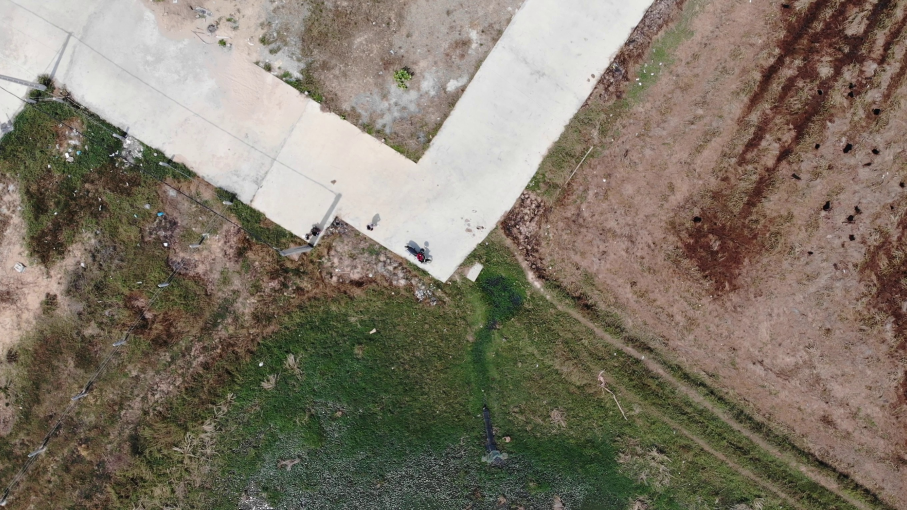
#> input picture 02-panorama-stitching/sample_data/images/image_0391.jpg, 2720 x 1530 px, found by its file name (shown at 1/3 size); its folder holds 4 pictures in this run
$ python stitcher.py
#> lines starting #> are read from the running program, lines starting #| are printed output that depends on the picture
"""
Sequential panorama stitching from a directory of images.

Images are stitched one at a time (rather than all at once) to keep
memory usage low, which matters for large drone-capture datasets. Each
pair is matched with ORB + a brute-force Hamming matcher, aligned with a
RANSAC-estimated homography, and warped into a shared canvas.
"""

import argparse
import gc
import os
from typing import Optional

import cv2
import numpy as np
import psutil

MAX_WIDTH = 1200  # Images wider than this are downscaled before matching.


def print_memory_status() -> None:
    mem = psutil.virtual_memory()
    print(f"[MEM] Available: {mem.available / (1024 ** 3):.2f} GB ({mem.available * 100 / mem.total:.1f}%)")


def resize_if_large(img: np.ndarray, max_width: int = MAX_WIDTH) -> np.ndarray:
    """Downscale `img` so its width does not exceed `max_width`."""
    h, w = img.shape[:2]
    if w <= max_width:
        return img
    scale = max_width / w
    return cv2.resize(img, (int(w * scale), int(h * scale)))


def warp_pair(base_img: np.ndarray, homography: np.ndarray, warp_img: np.ndarray) -> np.ndarray:
    """Warp `warp_img` by `homography` onto a canvas large enough to also hold `base_img`."""
    h1, w1 = base_img.shape[:2]
    h2, w2 = warp_img.shape[:2]

    corners_base = np.float32([[0, 0], [0, h1], [w1, h1], [w1, 0]]).reshape(-1, 1, 2)
    corners_warp = np.float32([[0, 0], [0, h2], [w2, h2], [w2, 0]]).reshape(-1, 1, 2)
    transformed_corners = cv2.perspectiveTransform(corners_warp, homography)

    all_corners = np.concatenate((corners_base, transformed_corners), axis=0)
    x_min, y_min = np.int32(all_corners.min(axis=0).ravel() - 0.5)
    x_max, y_max = np.int32(all_corners.max(axis=0).ravel() + 0.5)

    translation = np.array([[1, 0, -x_min], [0, 1, -y_min], [0, 0, 1]])
    canvas = cv2.warpPerspective(warp_img, translation.dot(homography), (x_max - x_min, y_max - y_min))
    canvas[-y_min:h1 - y_min, -x_min:w1 - x_min] = base_img
    return canvas


def stitch_pair(base_img: np.ndarray, next_img: np.ndarray, min_matches: int = 10) -> Optional[np.ndarray]:
    """
    Match `next_img` against `base_img` with ORB and stitch them together.
    Returns None if too few good matches are found to estimate a homography.
    """
    base_img = resize_if_large(base_img)
    next_img = resize_if_large(next_img)

    orb = cv2.ORB_create(nfeatures=2000)
    kp1, des1 = orb.detectAndCompute(base_img, None)
    kp2, des2 = orb.detectAndCompute(next_img, None)
    if des1 is None or des2 is None:
        return None

    matcher = cv2.BFMatcher(cv2.NORM_HAMMING)
    matches = matcher.knnMatch(des1, des2, k=2)
    good = [m for m, n in matches if m.distance < 0.75 * n.distance]

    if len(good) < min_matches:
        print(f"[WARN] Not enough matches ({len(good)}/{min_matches}), skipping this image.")
        return None

    src_pts = np.float32([kp1[m.queryIdx].pt for m in good]).reshape(-1, 1, 2)
    dst_pts = np.float32([kp2[m.trainIdx].pt for m in good]).reshape(-1, 1, 2)
    homography, _ = cv2.findHomography(src_pts, dst_pts, cv2.RANSAC, 5.0)
    if homography is None:
        return None

    return warp_pair(next_img, homography, base_img)


def stitch_directory(input_dir: str, output_dir: str, min_matches: int = 10, memory_guard_pct: float = 15.0) -> None:
    """Stitch every image in `input_dir` (sorted by filename) into a single panorama."""
#> called with input_dir = 'sample_data/images', output_dir = 'output', min_matches = 10, memory_guard_pct = 15
    if not os.path.isdir(input_dir):
        raise FileNotFoundError(f"Input directory not found: {input_dir}")

    file_list = sorted(f for f in os.listdir(input_dir) if not f.startswith("."))
    if not file_list:
        print("[INFO] No images to process.")
        return

    os.makedirs(output_dir, exist_ok=True)
    panorama = resize_if_large(cv2.imread(os.path.join(input_dir, file_list[0])))
#> in resize_if_large, `h, w = img.shape[:2]`: h = 1530; w = 2720
#> in resize_if_large, `scale = max_width / w`: scale = 0.441
#> in resize_if_large, `return cv2.resize(img, (int(w * scale), int(h * scale)))`:
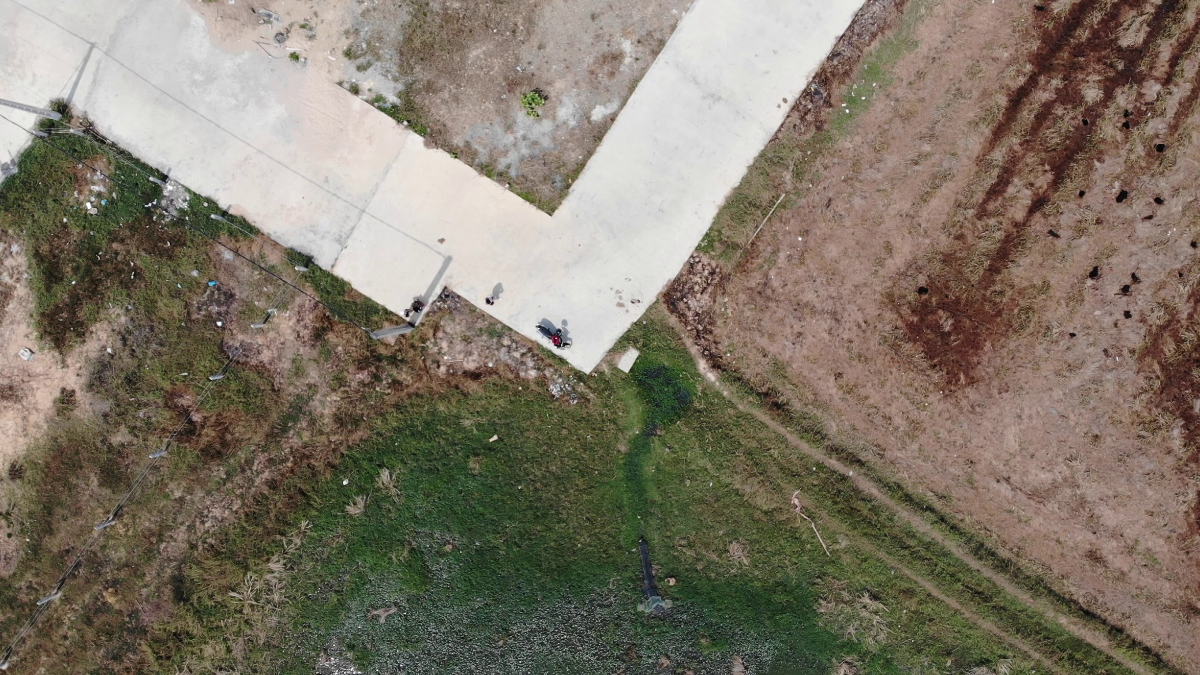
#> returned value: shape (675, 1200, 3); mean of channels 0, 1, 2 104, 118.6, 127.6; drawn as B, G, R

    for i, fname in enumerate(file_list[1:], start=1):
        print(f"[INFO] Stitching image {i + 1}/{len(file_list)}: {fname}")
        next_img = cv2.imread(os.path.join(input_dir, fname))
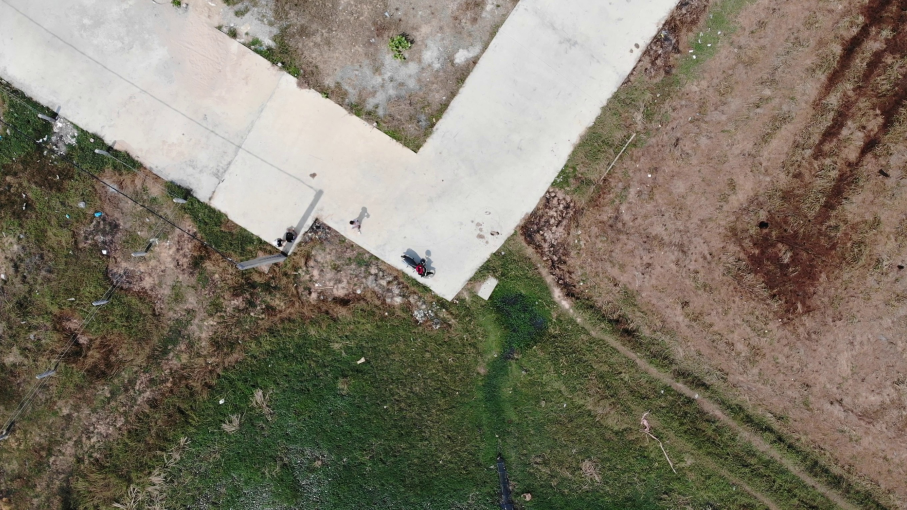
#> input picture 02-panorama-stitching/sample_data/images/image_0401.jpg, 2720 x 1530 px, found by its file name (shown at 1/3 size)
#> next_img is the input picture: shape (1530, 2720, 3); mean B, G, R 104.5, 120.1, 127.1

        result = stitch_pair(panorama, next_img, min_matches=min_matches)
#> call 3 of resize_if_large, with max_width = 1200
#> in resize_if_large (call 3), `return cv2.resize(img, (int(w * scale), int(h * scale)))`:
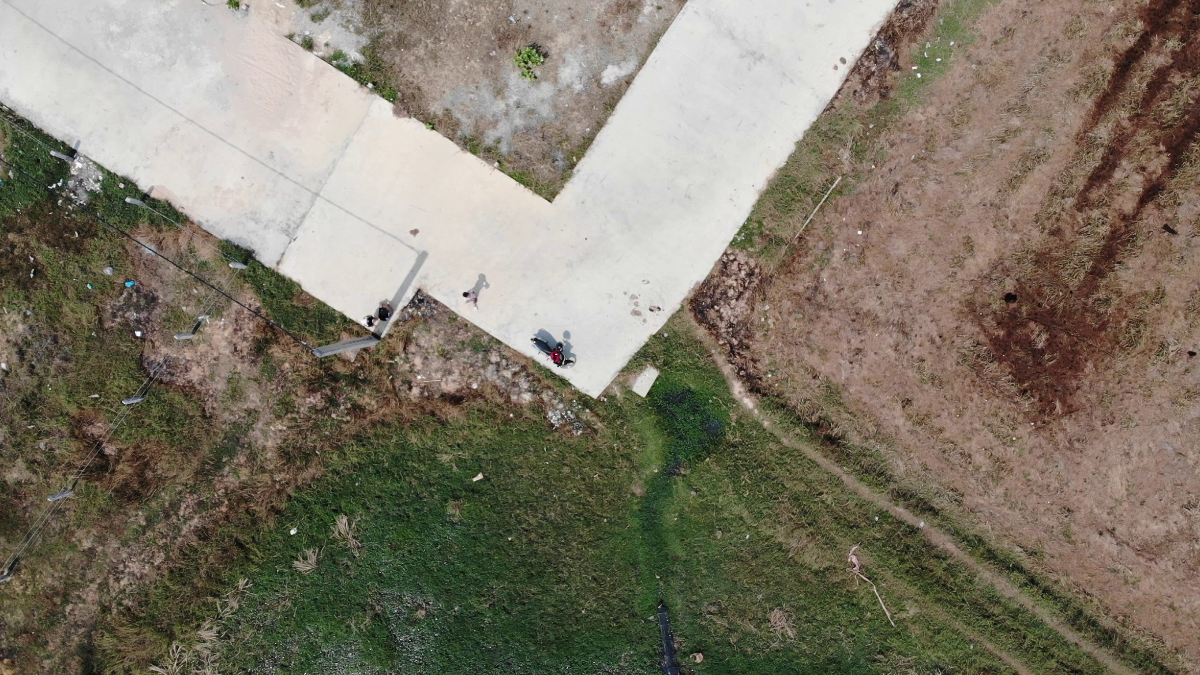
#> returned value: shape (675, 1200, 3); mean of channels 0, 1, 2 104.4, 120, 127; drawn as B, G, R
#> in stitch_pair, `kp1, des1 = orb.detectAndCompute(base_img, None)`: kp1 = 2000 keypoints; strongest (x, y, size): (219, 324, 31), (218, 322, 31), (487, 300, 37.2), (487, 302, 31)
#> in stitch_pair, `kp2, des2 = orb.detectAndCompute(next_img, None)`: kp2 = 2000 keypoints; strongest (x, y, size): (464, 294, 31), (138, 334, 37.2), (137, 335, 31), (370, 325, 31)
#> in stitch_pair, `matches = matcher.knnMatch(des1, des2, k=2)`: matches = 2000 matches
#> in stitch_pair, `good = [m for m, n in matches if m.distance < 0.75 * n.distance]`: good = 806 matches
#> in stitch_pair, `src_pts = np.float32([kp1[m.queryIdx].pt for m in good]).reshape(-1, 1..`: src_pts = 806 rows, first 8: [306, 269], [408, 121], [306, 522], [443, 296], [686, 302], [692, 256], [638, 517], [637, 353]
#> in stitch_pair, `dst_pts = np.float32([kp2[m.trainIdx].pt for m in good]).reshape(-1, 1..`: dst_pts = 806 rows, first 8: [243.6, 266.4], [373.2, 82.8], [244.8, 579.6], [415.2, 300], [717.1, 311], [724.8, 252], [657.6, 576], [657.6, 372]
#> in stitch_pair, `homography, _ = cv2.findHomography(src_pts, dst_pts, cv2.RANSAC, 5.0)`: homography = [[1.24, -0.00626, -130.6], [0.00488, 1.24, -68.45], [-4.88e-06, -1.16e-07, 1]]
#> in warp_pair, `transformed_corners = cv2.perspectiveTransform(corners_warp, homography)`: transformed_corners = [[-130.6, -68.45], [-134.8, 767.2], [1356.2, 777.6], [1360.4, -62.95]]
#> in warp_pair, `all_corners = np.concatenate((corners_base, transformed_corners), axis..`: all_corners = [[0, 0], [0, 675], [1200, 675], [1200, 0], [-130.6, -68.45], [-134.8, 767.2], [1356.2, 777.6], [1360.4, -62.95]]
#> in warp_pair, `x_min, y_min = np.int32(all_corners.min(axis=0).ravel() - 0.5)`: x_min = -135; y_min = -68
#> in warp_pair, `x_max, y_max = np.int32(all_corners.max(axis=0).ravel() + 0.5)`: x_max = 1360; y_max = 778
#> in warp_pair, `translation = np.array([[1, 0, -x_min], [0, 1, -y_min], [0, 0, 1]])`: translation = [[1, 0, 135], [0, 1, 68], [0, 0, 1]]
#> in warp_pair, `canvas = cv2.warpPerspective(warp_img, translation.dot(homography), (x..`:
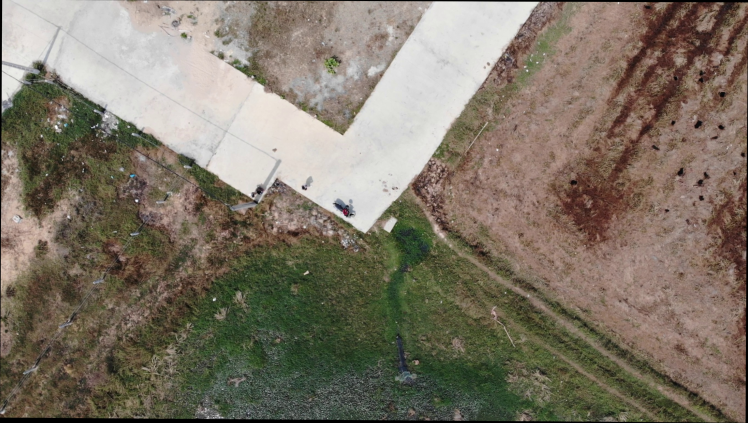
#> canvas: shape (846, 1495, 3) (shown at 1/2 size); mean of channels 0, 1, 2 102.7, 117.1, 126.1; drawn as B, G, R
        if result is not None:
            panorama = result

        del next_img
        gc.collect()
        print_memory_status()

        if psutil.virtual_memory().available * 100 / psutil.virtual_memory().total < memory_guard_pct:
            print("[WARN] Low memory — stopping early and saving progress.")
            break

    out_path = os.path.join(output_dir, "panorama.jpg")
    cv2.imwrite(out_path, panorama)
    print(f"[DONE] Panorama saved to {out_path}")


def parse_args() -> argparse.Namespace:
    parser = argparse.ArgumentParser(description="Stitch a directory of images into a panorama.")
    parser.add_argument("--input-dir", default="sample_data/images", help="Directory of source images.")
    parser.add_argument("--output-dir", default="output", help="Directory to save the stitched panorama.")
    parser.add_argument("--min-matches", type=int, default=10, help="Minimum good matches to accept a pair.")
    return parser.parse_args()


if __name__ == "__main__":
    args = parse_args()
    stitch_directory(args.input_dir, args.output_dir, min_matches=args.min_matches)
#> (the call stopped at in stitch_directory, `if psutil.virtual_memory().available * 100 / psutil.virtual_memory().t..`: psutil is not available in this run)
